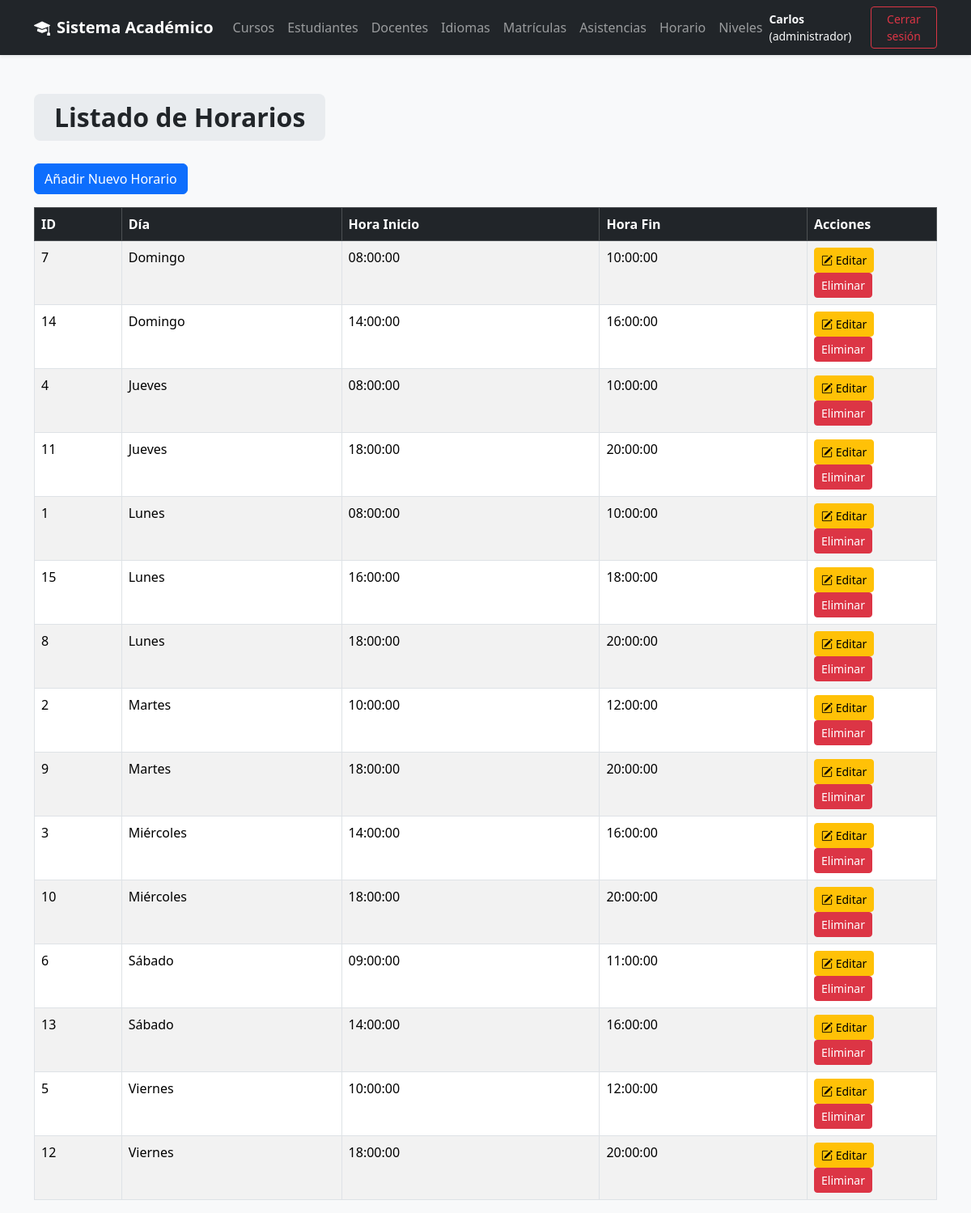
The page /views/horario/listar.php (signed in) on the database its author committed.
### tables this page shows
CREATE TABLE Horario (
    idHorario INT AUTO_INCREMENT PRIMARY KEY,
    diaSemana VARCHAR(20) NOT NULL,
    horaInicio TIME NOT NULL,
    horaFin TIME NOT NULL
);

### models/Horario.php (called while the page is built, shortened)
<?php
require_once __DIR__ . '/../config/conexion.php';
class Horario {
    private $conn;
    public function __construct() {
        $conexion = new Conexion();
        $this->conn = $conexion->iniciar();
    }
    public function listar() {
        try {
            $sql = "SELECT * FROM Horario ORDER BY diaSemana ASC, horaInicio ASC";
            $resultado = $this->conn->query($sql);
            return $resultado;
        } catch (Exception $e) {
            echo "Error al listar: " . $e->getMessage();
        }
        return [];
    }
}

### config/conexion.php (called while the page is built)
<?php
class Conexion {
    private $dsn;
    private $username;
    private $password;
    private $options;
    private $conexion;
    public function __construct(
        string $host = "localhost",
        string $dbname = "InstitutoIdiomas",
        string $username = "root",
        string $password = ""
    ) {
        $this->dsn = "mysql:host={$host};dbname={$dbname};charset=utf8mb4";
        $this->username = $username;
        $this->password = $password;
        $this->options = [PDO::ATTR_ERRMODE => PDO::ERRMODE_EXCEPTION];
    }
    public function iniciar(): ?PDO {
        try {
            if ($this->conexion === null) {
                $this->conexion = new PDO(
                    $this->dsn,
                    $this->username,
                    $this->password,
                    $this->options
                );
            }
            return $this->conexion;
        } catch (PDOException $e) {
            throw new Exception("Error en la conexión a la base de datos: " . $e->getMessage());
        }
    }
}

### views/horario/listar.php (the view, shortened to what this page needs)
<?php
require_once '../../models/Horario.php';
$horario = new Horario();
$resultado = $horario->listar();
?>
<!DOCTYPE html>
<html lang="es">
<head>
    <link href="https://cdn.jsdelivr.net/npm/bootstrap@5.3.3/dist/css/bootstrap.min.css" rel="stylesheet">
    <link rel="stylesheet" href="https://cdn.jsdelivr.net/npm/bootstrap-icons@1.11.3/font/bootstrap-icons.min.css">
</head>
<body>
<?php require_once("../layout/header.php"); ?>
<div class="container mt-5">
    <h2>
        <span class="title-box">Listado de Horarios</span>
    </h2>
    <?php if ($_SESSION['perfil'] === 'administrador'): ?>
    <a href="crear.php" class="btn btn-primary mb-3">
        Añadir Nuevo Horario
    </a>
<?php endif;?>
    <div class="table-responsive">
        <table class="table table-bordered table-striped">
            <thead class="table-dark">
                <tr>
                    <th>ID</th>
                    <th>Día</th>
                    <th>Hora Inicio</th>
                    <th>Hora Fin</th>
                    <th style="width: 160px;">Acciones</th>
                </tr>
            </thead>
            <tbody>
            <?php
            if ($resultado) {
                foreach ($resultado as $row) {
            ?>
                <tr>
                    <td><?php echo $row["idHorario"]; ?></td>
                    <td><?php echo $row["diaSemana"]; ?></td>
                    <td><?php echo $row["horaInicio"]; ?></td>
                    <td><?php echo $row["horaFin"]; ?></td>
                    <td>
                        <?php if ($_SESSION['perfil'] === 'administrador'): ?>
                        <a href="editar.php?id=<?php echo $row['idHorario']; ?>"
                            class="btn btn-warning btn-sm">
                            <i class="bi bi-pencil-square"></i> Editar
                        </a>
                        <a href="../../controllers/HorarioController.php?action=eliminar&id=<?php echo $row['idHorario']; ?>"
                           class="btn btn-danger btn-sm"
                           onclick="return confirm('¿Estás seguro de eliminar este horario?');">
                            Eliminar
                        </a>
                        <?php else: ?>
                                <span class="badge bg-secondary">Solo lectura</span>
                        <?php endif;?>
                    </td>
                </tr>
            <?php
                }
            }
            ?>
            </tbody>
        </table>
    </div>
</div>
</body>
</html>

### views/horario/listar.php (style rules this page uses)
body { background-color: #f8f9fa; }
.title-box { background-color: #e9ecef; display: inline-block; padding: 10px 25px; border-radius: 8px; font-size: 2rem; font-weight: 700; margin-bottom: 20px; }

### views/layout/header.php (style rules this page uses)
body { background: #f8f9fa; }

### rows shown on the page
horario: idHorario "7", diaSemana "Domingo", horaInicio "08:00:00", horaFin "10:00:00"
horario: idHorario "14", diaSemana "Domingo", horaInicio "14:00:00", horaFin "16:00:00"
horario: idHorario "4", diaSemana "Jueves", horaInicio "08:00:00", horaFin "10:00:00"
horario: idHorario "11", diaSemana "Jueves", horaInicio "18:00:00", horaFin "20:00:00"
horario: idHorario "1", diaSemana "Lunes", horaInicio "08:00:00", horaFin "10:00:00"
horario: idHorario "15", diaSemana "Lunes", horaInicio "16:00:00", horaFin "18:00:00"
horario: idHorario "8", diaSemana "Lunes", horaInicio "18:00:00", horaFin "20:00:00"
horario: idHorario "2", diaSemana "Martes", horaInicio "10:00:00", horaFin "12:00:00"
horario: idHorario "9", diaSemana "Martes", horaInicio "18:00:00", horaFin "20:00:00"
horario: idHorario "3", diaSemana "Miércoles", horaInicio "14:00:00", horaFin "16:00:00"
horario: idHorario "10", diaSemana "Miércoles", horaInicio "18:00:00", horaFin "20:00:00"
horario: idHorario "6", diaSemana "Sábado", horaInicio "09:00:00", horaFin "11:00:00"
horario: idHorario "13", diaSemana "Sábado", horaInicio "14:00:00", horaFin "16:00:00"
horario: idHorario "5", diaSemana "Viernes", horaInicio "10:00:00", horaFin "12:00:00"
horario: idHorario "12", diaSemana "Viernes", horaInicio "18:00:00", horaFin "20:00:00"

### other values the page prints
$_SESSION['nombres'] "Carlos"
$_SESSION['perfil'] "administrador"
